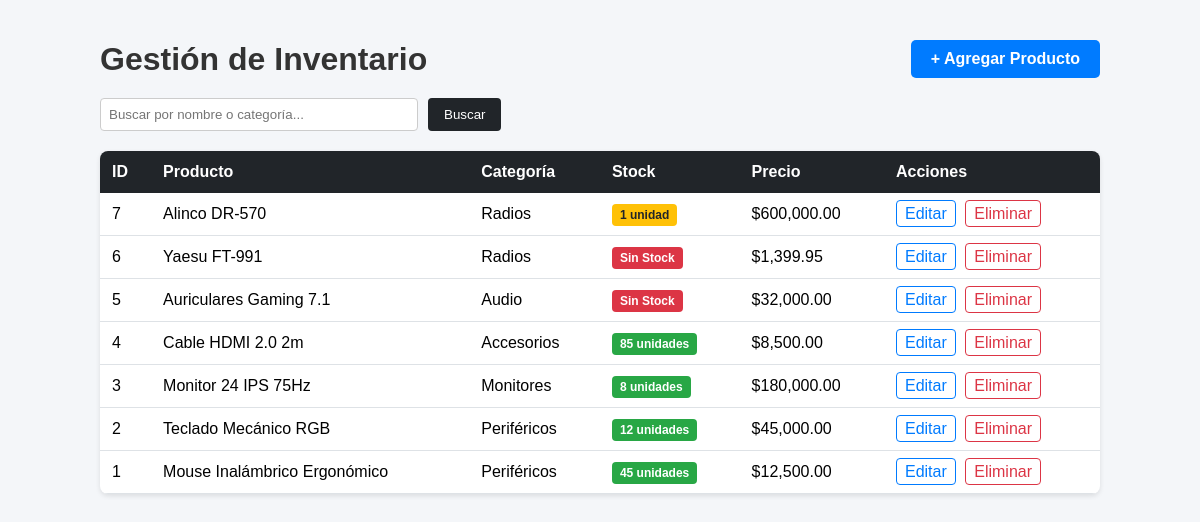
The page / on the database its author committed.
### tables this page shows
CREATE TABLE `productos` (
  `id` int(11) NOT NULL,
  `nombre` varchar(100) NOT NULL,
  `categoria` varchar(50) NOT NULL,
  `stock` int(11) NOT NULL DEFAULT 0,
  `precio` decimal(10,2) NOT NULL DEFAULT 0.00,
  `creado_en` timestamp NOT NULL DEFAULT current_timestamp()
);

### index.php (the view, shortened to what this page needs)
<?php
require_once 'conexion.php';
$busqueda = trim($_GET['buscar'] ?? '');
if (!empty($busqueda)) {
    $palabras = array_filter(explode(' ', $busqueda));
    $condiciones = [];
    $parametros = [];
    foreach ($palabras as $palabra) {
        $condiciones[] = "(nombre LIKE ? OR categoria LIKE ?)";
        $term = '%' . $palabra . '%';
        $parametros[] = $term;
        $parametros[] = $term;
    }
    $sql = "SELECT * FROM productos WHERE " . implode(' AND ', $condiciones) . " ORDER BY id DESC";
    $stmt = $pdo->prepare($sql);
    $stmt->execute($parametros);
} else {
    $stmt = $pdo->query("SELECT * FROM productos ORDER BY id DESC");
}
$productos = $stmt->fetchAll(PDO::FETCH_ASSOC);
?>
<!DOCTYPE html>
<html lang="es">
<head>
</head>
<body>
<div class="container">
    <div class="header">
        <h1>Gestión de Inventario</h1>
        <a href="agregar.php" class="btn-agregar">+ Agregar Producto</a>
    </div>
    <form method="GET" action="index.php" style="margin-bottom: 20px; display: flex; gap: 10px;">
        <input type="text" name="buscar" placeholder="Buscar por nombre o categoría..." value="<?= htmlspecialchars($busqueda) ?>" style="padding: 8px; width: 300px; border: 1px solid #ccc; border-radius: 4px;">
        <button type="submit" style="padding: 8px 16px; background-color: #212529; color: white; border: none; border-radius: 4px; cursor: pointer;">Buscar</button>
    </form>
    <table>
        <thead>
            <tr>
                <th>ID</th>
                <th>Producto</th>
                <th>Categoría</th>
                <th>Stock</th>
                <th>Precio</th>
                <th>Acciones</th>
            </tr>
        </thead>
        <tbody>
            <?php if (count($productos) > 0): ?>
                <?php foreach ($productos as $producto): ?>
                    <tr>
                        <td><?= htmlspecialchars($producto['id']) ?></td>
                        <td><?= htmlspecialchars($producto['nombre']) ?></td>
                        <td><?= htmlspecialchars($producto['categoria'] ?? 'General') ?></td>
                        <td>
                            <?php
                                $unidad_texto = ($producto['stock'] == 1) ? 'unidad' : 'unidades';
                            ?>
                            <?php if ($producto['stock'] <= 0): ?>
                                <span class="badge badge-danger">Sin Stock</span>
                            <?php elseif ($producto['stock'] < 5): ?>
                                <span class="badge badge-warning"><?= $producto['stock'] ?> <?= $unidad_texto ?></span>
                            <?php else: ?>
                                <span class="badge badge-success"><?= $producto['stock'] ?> <?= $unidad_texto ?></span>
                            <?php endif; ?>
                        </td>
                        <td>$<?= number_format($producto['precio'], 2) ?></td>
                        <td>
                            <a href="editar.php?id=<?= $producto['id'] ?>" class="btn-editar">Editar</a>
                            <a href="eliminar.php?id=<?= $producto['id'] ?>" class="btn-eliminar" onclick="return confirm('¿Eliminar este producto?');">Eliminar</a>
                        </td>
                    </tr>
                <?php endforeach; ?>
            <?php else: ?>
                <tr>
                    <td colspan="6" class="no-data">No hay productos registrados.</td>
                </tr>
            <?php endif; ?>
        </tbody>
    </table>
</div>
</body>
</html>

### index.php (style rules this page uses)
body { font-family: Arial, sans-serif; background-color: #f4f6f9; margin: 0; padding: 40px; }
.container { max-width: 1000px; margin: 0 auto; }
.header { display: flex; justify-content: space-between; align-items: center; margin-bottom: 20px; }
h1 { color: #333; margin: 0; }
.btn-agregar { background-color: #007bff; color: white; padding: 10px 20px; text-decoration: none; border-radius: 5px; font-weight: bold; }
table { width: 100%; border-collapse: collapse; background-color: white; border-radius: 8px; overflow: hidden; box-shadow: 0 2px 5px rgba(0,0,0,0.1); }
th { background-color: #212529; color: white; padding: 12px; text-align: left; }
td { padding: 12px; border-bottom: 1px solid #dee2e6; }
.badge { padding: 4px 8px; border-radius: 4px; font-size: 12px; color: white; font-weight: bold; }
.badge-danger { background-color: #dc3545; }
.badge-warning { background-color: #ffc107; color: #212529; }
.badge-success { background-color: #28a745; }
.btn-editar { color: #007bff; border: 1px solid #007bff; padding: 4px 8px; text-decoration: none; border-radius: 4px; }
.btn-eliminar { color: #dc3545; border: 1px solid #dc3545; padding: 4px 8px; text-decoration: none; border-radius: 4px; margin-left: 5px; }

### rows shown on the page
productos: id "7", nombre "Alinco DR-570", categoria "Radios", stock "1", stock "unidad", precio "600,000.00"
productos: id "6", nombre "Yaesu FT-991", categoria "Radios", stock "Sin Stock", precio "1,399.95"
productos: id "5", nombre "Auriculares Gaming 7.1", categoria "Audio", stock "Sin Stock", precio "32,000.00"
productos: id "4", nombre "Cable HDMI 2.0 2m", categoria "Accesorios", stock "85", stock "unidades", precio "8,500.00"
productos: id "3", nombre "Monitor 24 IPS 75Hz", categoria "Monitores", stock "8", stock "unidades", precio "180,000.00"
productos: id "2", nombre "Teclado Mecánico RGB", categoria "Periféricos", stock "12", stock "unidades", precio "45,000.00"
productos: id "1", nombre "Mouse Inalámbrico Ergonómico", categoria "Periféricos", stock "45", stock "unidades", precio "12,500.00"
